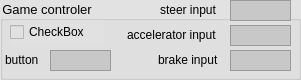
     <widget class="QGroupBox" name="groupBox_16">
      <property name="geometry">
       <rect>
        <x>320</x>
        <y>300</y>
        <width>301</width>
        <height>80</height>
       </rect>
      </property>
      <property name="font">
       <font>
        <family>Ubuntu</family>
        <pointsize>10</pointsize>
       </font>
      </property>
      <property name="styleSheet">
       <string notr="true">background-color: rgba(225, 225, 225, 225);</string>
      </property>
      <property name="title">
       <string>Game controler</string>
      </property>
      <widget class="QLabel" name="label_38">
       <property name="geometry">
        <rect>
         <x>127</x>
         <y>25</y>
         <width>111</width>
         <height>20</height>
        </rect>
       </property>
       <property name="font">
        <font>
         <pointsize>9</pointsize>
        </font>
       </property>
       <property name="styleSheet">
        <string notr="true">background-color: rgba(255, 255, 255, 0);</string>
       </property>
       <property name="text">
        <string>accelerator input</string>
       </property>
      </widget>
      <widget class="QTextEdit" name="textEdit_gameDrv">
       <property name="geometry">
        <rect>
         <x>230</x>
         <y>25</y>
         <width>61</width>
         <height>21</height>
        </rect>
       </property>
       <property name="font">
        <font>
         <pointsize>9</pointsize>
        </font>
       </property>
       <property name="styleSheet">
        <string notr="true">background-color: rgb(200, 200, 200);</string>
       </property>
       <property name="verticalScrollBarPolicy">
        <enum>Qt::ScrollBarAlwaysOff</enum>
       </property>
       <property name="readOnly">
        <bool>true</bool>
       </property>
      </widget>
      <widget class="QTextEdit" name="textEdit_gameStr">
       <property name="geometry">
        <rect>
         <x>230</x>
         <y>0</y>
         <width>61</width>
         <height>21</height>
        </rect>
       </property>
       <property name="font">
        <font>
         <pointsize>9</pointsize>
        </font>
       </property>
       <property name="styleSheet">
        <string notr="true">background-color: rgb(200, 200, 200);</string>
       </property>
       <property name="verticalScrollBarPolicy">
        <enum>Qt::ScrollBarAlwaysOff</enum>
       </property>
       <property name="readOnly">
        <bool>true</bool>
       </property>
      </widget>
      <widget class="QTextEdit" name="textEdit_gameBrk">
       <property name="geometry">
        <rect>
         <x>230</x>
         <y>50</y>
         <width>61</width>
         <height>21</height>
        </rect>
       </property>
       <property name="font">
        <font>
         <pointsize>9</pointsize>
        </font>
       </property>
       <property name="styleSheet">
        <string notr="true">background-color: rgb(200, 200, 200);</string>
       </property>
       <property name="verticalScrollBarPolicy">
        <enum>Qt::ScrollBarAlwaysOff</enum>
       </property>
       <property name="readOnly">
        <bool>true</bool>
       </property>
      </widget>
      <widget class="QLabel" name="label_39">
       <property name="geometry">
        <rect>
         <x>160</x>
         <y>0</y>
         <width>71</width>
         <height>20</height>
        </rect>
       </property>
       <property name="font">
        <font>
         <pointsize>9</pointsize>
        </font>
       </property>
       <property name="styleSheet">
        <string notr="true">background-color: rgba(255, 255, 255, 0);</string>
       </property>
       <property name="text">
        <string>steer input</string>
       </property>
      </widget>
      <widget class="QLabel" name="label_72">
       <property name="geometry">
        <rect>
         <x>158</x>
         <y>50</y>
         <width>71</width>
         <height>20</height>
        </rect>
       </property>
       <property name="font">
        <font>
         <pointsize>9</pointsize>
        </font>
       </property>
       <property name="styleSheet">
        <string notr="true">background-color: rgba(255, 255, 255, 0);</string>
       </property>
       <property name="text">
        <string>brake input</string>
       </property>
      </widget>
      <widget class="QLabel" name="label_74">
       <property name="geometry">
        <rect>
         <x>5</x>
         <y>50</y>
         <width>41</width>
         <height>20</height>
        </rect>
       </property>
       <property name="font">
        <font>
         <pointsize>9</pointsize>
        </font>
       </property>
       <property name="styleSheet">
        <string notr="true">background-color: rgba(255, 255, 255, 0);</string>
       </property>
       <property name="text">
        <string>button</string>
       </property>
      </widget>
      <widget class="QTextEdit" name="textEdit_gameButton">
       <property name="geometry">
        <rect>
         <x>50</x>
         <y>50</y>
         <width>61</width>
         <height>21</height>
        </rect>
       </property>
       <property name="font">
        <font>
         <pointsize>9</pointsize>
        </font>
       </property>
       <property name="styleSheet">
        <string notr="true">background-color: rgb(200, 200, 200);</string>
       </property>
       <property name="verticalScrollBarPolicy">
        <enum>Qt::ScrollBarAlwaysOff</enum>
       </property>
       <property name="readOnly">
        <bool>true</bool>
       </property>
      </widget>
      <widget class="QCheckBox" name="checkBox_gameEnable">
       <property name="geometry">
        <rect>
         <x>10</x>
         <y>20</y>
         <width>94</width>
         <height>24</height>
        </rect>
       </property>
       <property name="font">
        <font>
         <pointsize>9</pointsize>
        </font>
       </property>
       <property name="text">
        <string>CheckBox</string>
       </property>
      </widget>
     </widget>
